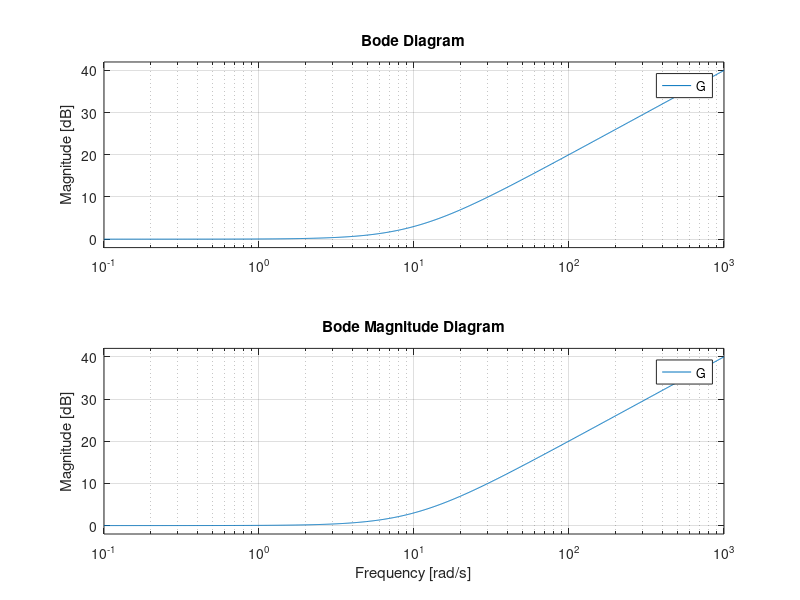

Recreate this plot in MATLAB.
s = tf('s');
G = 1 + 0.1 *s;     % UTF des Systems
bode(G)             % Bode-Plot des Systems
bodemag(G)          % Amplitudengang des Systems